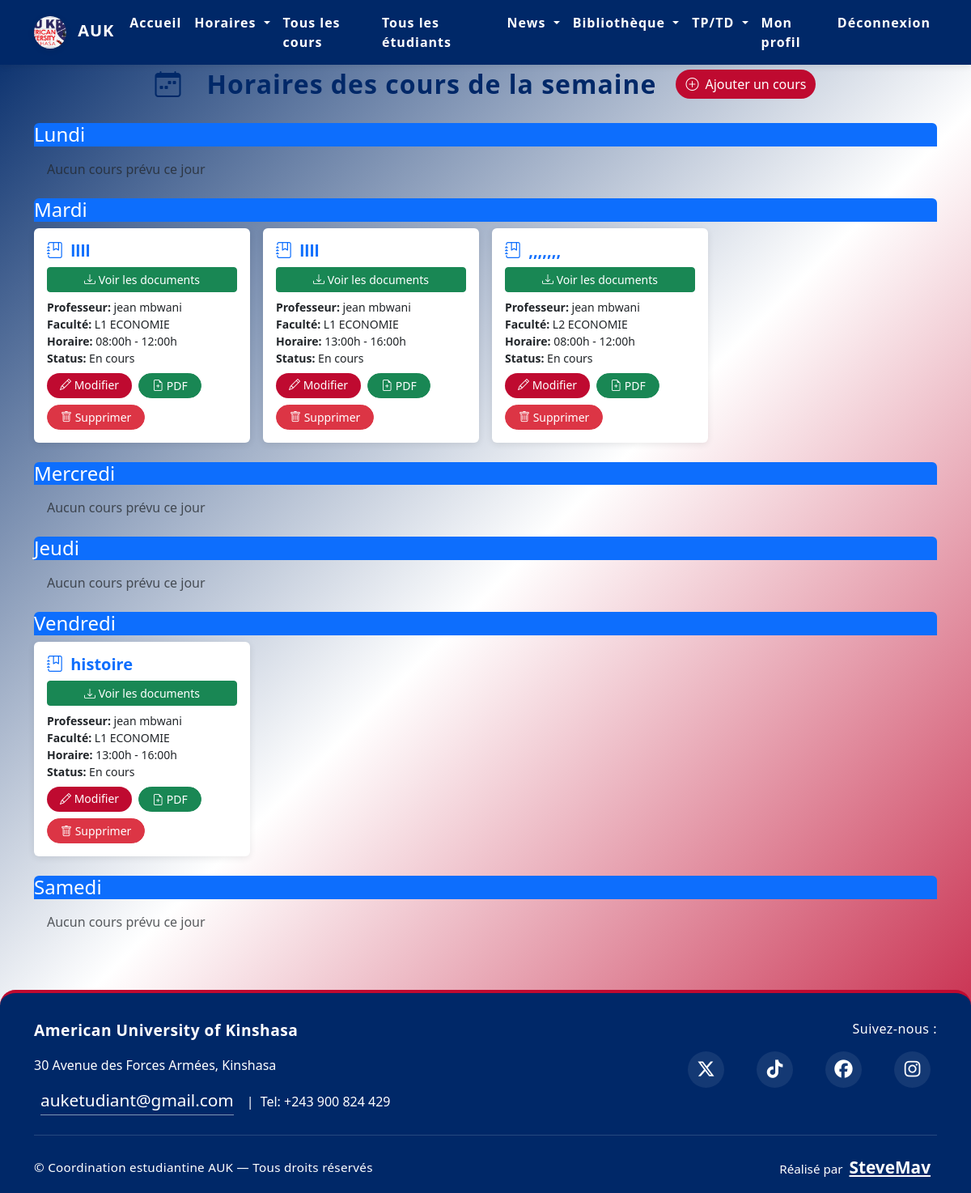
The app's page /schedule/ (signed in) with its own data.
### schedule/models.py (models this page shows, shortened)
class Course(models.Model):
    name = models.CharField(max_length=255)
    professor = models.CharField(max_length=255)
    total_hours = models.IntegerField(null=True, blank=True)
    faculty = models.ForeignKey(Faculty, on_delete=models.CASCADE)
    finished = models.BooleanField(default=False)

class Faculty(models.Model):
    name = models.CharField(max_length=255)
    level = models.CharField(max_length=255, null=True, blank=True)
    head_of_faculty = models.CharField(max_length=255, null=True, blank=True)

class CourseSchedule(models.Model):
    course = models.ForeignKey(Course, on_delete=models.CASCADE)
    day_of_week = models.CharField(max_length=10, choices=[
        ('Lundi', 'Lundi'), ('Mardi', 'Mardi'), ('Mercredi', 'Mercredi'),
        ('Jeudi', 'Jeudi'), ('Vendredi', 'Vendredi'), ('Samedi', 'Samedi'),
        ('Dimanche', 'Dimanche')
    ])
    start_time = models.TimeField()
    end_time = models.TimeField()

### schedule/views.py (the view)
# urls.py: path('', views.course_list, name='course_list'),
@login_required
def course_list(request):
    day_translation = {
        'Lundi': 'Lundi',
        'Mardi': 'Mardi',
        'Mercredi': 'Mercredi',
        'Jeudi': 'Jeudi',
        'Vendredi': 'Vendredi',
        'Samedi': 'Samedi',
    }
    days_of_week = ['Lundi', 'Mardi', 'Mercredi', 'Jeudi', 'Vendredi', 'Samedi']
    if request.user.is_superuser:
        courses = Course.objects.prefetch_related('courseschedule_set')
    elif not request.user.is_staff:
        courses = Course.objects.filter(faculty__userprofile__user=request.user).prefetch_related('courseschedule_set')
    else:
        cp_profile = CPProfile.objects.get(user=request.user)
        courses = Course.objects.filter(faculty=cp_profile.faculty).prefetch_related('courseschedule_set')
    courses_by_day = {day: [] for day in days_of_week}
    for course in courses:
        for schedule in course.courseschedule_set.all():
            french_day = day_translation.get(schedule.day_of_week)
            if french_day:
                courses_by_day[french_day].append({
                    'course': course,
                    'schedule': schedule
                })
    context = {
        'days_of_week': days_of_week,
        'courses_by_day': courses_by_day
    }
    return render(request, 'schedule/course_list.html', context)

### schedule/templatetags/schedule_tags.py (called while the page is built)
@register.filter
def get_item(dictionary, key):
    return dictionary.get(key, [])

### schedule/templates/schedule/course_list.html (shortened to what this page needs)
{% load static %}
{% load schedule_tags %}
<!DOCTYPE html>
<html lang="fr">
<head>
    <link href="https://cdn.jsdelivr.net/npm/bootstrap@5.3.0/dist/css/bootstrap.min.css" rel="stylesheet">
    <link href="https://cdn.jsdelivr.net/npm/bootstrap-icons@1.10.5/font/bootstrap-icons.css" rel="stylesheet">
    <link rel="stylesheet" href="{% static 'css/styles.css' %}">
</head>
<body style="min-height:100vh; background: linear-gradient(135deg, #002868 0%, #ffffff 50%, #bf0a30 100%); display: flex; flex-direction: column;">
{% include 'navbar.html' %}
<main style="flex:1 0 auto;">
<div class="container main-content">
    <div class="row justify-content-center align-items-center mb-4">
        <div class="col-auto">
            <i class="bi bi-calendar-week" style="font-size:2rem;color:#002868;margin-right:0.5rem;"></i>
        </div>
        <div class="col-auto">
            <h2 class="mb-0 fw-bold" style="color:#002868; letter-spacing:1px;">Horaires des cours de la semaine</h2>
        </div>
        {% if perms.schedule.add_course %}
            <div class="col-auto">
                <a href="{% url 'schedule:create_course' %}" class="btn btn-primary rounded-pill">
                    <i class="bi bi-plus-circle me-2"></i>Ajouter un cours
                </a>
            </div>
        {% endif %}
    </div>
    {% for day in days_of_week %}
        <div class="mb-4">
            <div class="card-header bg-primary text-white rounded-top mb-2">
                <h3 class="mb-0 fs-4">{{ day }}</h3>
            </div>
            {% if courses_by_day|get_item:day %}
                <div class="row g-3">
                    {% for item in courses_by_day|get_item:day %}
                    <div class="col-12 col-sm-6 col-md-4 col-lg-3 d-flex">
                        <div class="card flex-fill h-100 shadow-sm border-0">
                            <div class="card-body d-flex flex-column">
                                <h5 class="card-title fw-bold mb-2 text-primary">
    <i class="bi bi-journal-bookmark me-1"></i>
    {{ item.course.name }}
</h5>
<button type="button" class="btn btn-success btn-sm mb-2" data-bs-toggle="modal" data-bs-target="#modalCourseFiles{{ item.course.id }}">
    <i class="bi bi-download"></i> Voir les documents
</button>
                                <div class="card-text mb-2 small">
                                    <div><strong>Professeur:</strong> {{ item.course.professor }}</div>
                                    <div><strong>Faculté:</strong> {{ item.course.faculty.name }}</div>
                                    <div><strong>Horaire:</strong> {{ item.schedule.start_time|time:"H:i" }}h - {{ item.schedule.end_time|time:"H:i" }}h</div>
                                    <div><strong>Status:</strong> {{ item.course.finished|yesno:"Terminé,En cours" }}</div>
                                </div>
                                <div class="mt-auto d-flex flex-wrap gap-2">
                                    {% if perms.schedule.change_courseschedule %}
                                        <a href="{% url 'schedule:edit_schedule' item.schedule.id %}" class="btn btn-sm btn-primary rounded-pill px-3">
                                            <i class="bi bi-pencil"></i> Modifier
                                        </a>
                                        <button type="button" class="btn btn-sm btn-success rounded-pill px-3" data-bs-toggle="modal" data-bs-target="#modalCourseFiles{{ item.course.id }}">
                                            <i class="bi bi-file-earmark-plus"></i> PDF
                                        </button>
                                        <button type="button" class="btn btn-sm btn-danger rounded-pill px-3" data-bs-toggle="modal" data-bs-target="#deleteScheduleModal{{ item.schedule.id }}">
                                            <i class="bi bi-trash"></i> Supprimer
                                        </button>
                                    {% endif %}
                                </div>
                            </div>
                        </div>
                    </div>
                    {% endfor %}
                </div>
            {% else %}
                <p class="text-muted m-3">Aucun cours prévu ce jour</p>
            {% endif %}
        </div>
    {% endfor %}
</div>
</main>
{% include 'footer.html' %}
</body>
</html>

### main/templates/navbar.html (shortened to what this page needs)
{% load static %}
<nav class="navbar navbar-expand-lg navbar-dark shadow-sm" style="background:#002868;">
    <div class="container">
        <a class="navbar-brand" href="/">
            <img src="{% static 'img/logo-auk.png' %}" alt="AUK Logo" class="img-fluid rounded-circle shadow-sm" style="width: 40px; height: 40px; object-fit: cover; transition: transform 0.3s ease;">
            <span class="ms-2 fw-bold text-white" style="letter-spacing: 1px;">AUK</span>
        </a>
        <div class="collapse navbar-collapse" id="navbarNav">
            <ul class="navbar-nav ms-auto">
                <li class="nav-item"><a class="nav-link" href="/">Accueil</a></li>
                {% if perms.schedule.add_course or perms.schedule.add_exam %}
                <li class="nav-item dropdown">
                    <a class="nav-link dropdown-toggle" href="#" id="scheduleDropdown" role="button" data-bs-toggle="dropdown" aria-expanded="false">
                        Horaires
                    </a>
                </li>
                {% endif %}
                <li class="nav-item"><a class="nav-link" href="/schedule/course/">Tous les cours</a></li>
                {% if user.is_staff %}
                <li class="nav-item"><a class="nav-link" href="/all-students/">Tous les étudiants</a></li>
                {% endif %}
                {% if perms.event_news.add_news %}
                <li class="nav-item dropdown">
                    <a class="nav-link dropdown-toggle" href="#" id="newsDropdown" role="button" data-bs-toggle="dropdown" aria-expanded="false">
                        News
                    </a>
                </li>
                {% else %}
                <li class="nav-item"><a class="nav-link" href="/event_news/">News</a></li>
                {% endif %}
                {% if user.is_authenticated %}
                <li class="nav-item dropdown">
                    <a class="nav-link dropdown-toggle" href="#" id="libraryDropdown" role="button" data-bs-toggle="dropdown" aria-expanded="false">
                        Bibliothèque
                    </a>
                </li>
                {% if perms.schedule.add_work %}
                <li class="nav-item dropdown">
                    <a class="nav-link dropdown-toggle" href="#" id="workDropdown" role="button" data-bs-toggle="dropdown" aria-expanded="false">
                        TP/TD
                    </a>
                </li>
                {% else %}
                <li class="nav-item"><a class="nav-link" href="/schedule/works/">TP/TD</a></li>
                {% endif %}
                    <li class="nav-item"><a class="nav-link" href="/accounts/edit-profile/">Mon profil</a></li>
                    <li class="nav-item"><a class="nav-link" href="/accounts/logout/">Déconnexion</a></li>
                {% else %}
                    <li class="nav-item"><a class="nav-link" href="/accounts/login/">Connexion</a></li>
                    <li class="nav-item"><a class="nav-link" href="/accounts/register/">Inscription</a></li>
                {% endif %}
            </ul>
        </div>
    </div>
</nav>

### schedule/templates/schedule/course_file_modal.html (shortened to what this page needs)
{% load schedule_tags %}

### main/templates/footer.html (shortened to what this page needs)
<link rel="stylesheet" href="https://cdnjs.cloudflare.com/ajax/libs/font-awesome/6.5.0/css/all.min.css">
<footer class="footer footer-sticky" style="background:#002868;color:#fff;padding:2rem 0 1rem 0;text-align:center;margin-top:3rem;border-radius:1.2rem 1.2rem 0 0;font-size:1rem;">
    <div class="container">
        <div class="row justify-content-between mb-4">
            <div class="col-12 col-md-6 mb-4 mb-md-0">
                <div class="text-center text-md-start">
                    <strong class="d-block mb-3" style="font-size:1.2rem;letter-spacing:0.5px;">American University of Kinshasa</strong>
                    <div class="mb-3">30 Avenue des Forces Armées, Kinshasa</div>
                    <div class="d-flex flex-column flex-sm-row justify-content-center justify-content-md-start gap-2 align-items-center">
                        <a href="mailto:auketudiant@gmail.com" class="footer-link" style="color:#fff;text-decoration:underline;">auketudiant@gmail.com</a>
                        <span class="d-none d-sm-inline">|</span>
                        <span>Tel: +243 900 824 429</span>
                    </div>
                </div>
            </div>
            <div class="col-12 col-md-5 mb-3 mb-md-0">
                <div class="text-center text-md-end">
                    <div class="mb-3" style="font-weight:500;letter-spacing:0.5px;">Suivez-nous :</div>
                    <div class="d-flex justify-content-center justify-content-md-end gap-4">
                        <a href="https://x.com/aukofficiel01" target="_blank" class="social-icon" style="color:#fff;  text-decoration: none;">
                            <i class="fab fa-x-twitter" style="font-size:1.4rem;"></i>
                        </a>
                        <a href="https://www.tiktok.com/@aukofficiel01" target="_blank" class="social-icon" style="color:#fff;  text-decoration: none;">
                            <i class="fab fa-tiktok" style="font-size:1.4rem;"></i>
                        </a>
                        <a href="https://www.facebook.com/aukofficiel01" target="_blank" class="social-icon" style="color:#fff; text-decoration: none;">
                            <i class="fab fa-facebook" style="font-size:1.4rem;"></i>
                        </a>
                        <a href="https://www.instagram.com/aukofficiel01/" target="_blank" class="social-icon" style="color:#fff; text-decoration: none;">
                            <i class="fab fa-instagram" style="font-size:1.4rem;"></i>
                        </a>
                    </div>
                </div>
            </div>
        </div>
        <hr style="background:#fff;opacity:0.15;margin:0.5rem 0 1.5rem;">
        <div class="row justify-content-between align-items-center">
            <div class="col-12 col-md-7 text-center text-md-start mb-3 mb-md-0">
                <span style="font-size:0.95rem;letter-spacing:0.3px;">&copy; {{ now|date:'Y' }} Coordination estudiantine AUK &mdash; Tous droits réservés</span>
            </div>
            <div class="col-12 col-md-5 text-center text-md-end">
                <span style="font-size:0.95rem;">Réalisé par <a href="https://stevemav.github.io/portfolio/" target="_blank" style="color:#fff; text-decoration:underline;" class="ms-1"><strong>SteveMav</strong></a></span>
            </div>
        </div>
    </div>
</footer>

### static/css/styles.css (style rules this page uses)
body { background-color: rgba(243,243,265,0.97); min-height: 100vh; }
.navbar { background: #002868; }
.navbar-brand, .nav-link, .navbar-nav .nav-link.active { color: #fff !important; font-weight: 600; letter-spacing: 1px; }
.footer { background: #002868; color: #fff; padding: 2rem 0 1rem 0; margin-top: 3rem; border-top: 4px solid #bf0a30; border-radius: 1.2rem 1.2rem 0 0; font-size: 1.08rem; text-align: center; }
.footer a { color: #fff; margin: 0 .5rem; font-size: 1.3rem; text-decoration: underline; }
.btn-primary { background: #bf0a30; border: none; }
.shadow-sm { box-shadow: 0 2px 8px rgba(0,0,0,0.09) !important; }

### main/templates/footer.html (style rules this page uses)
.footer-link { transition: opacity 0.2s ease; }
@media (min-width: 768px) { .footer { padding: 2.5rem 0 1.2rem 0; font-size: 1rem; } }
@media (min-width: 768px) { .social-icon { transition: all 0.3s ease; display: inline-flex; justify-content: center; align-items: center; width: 45px; height: 45px; border-radius: 50%; background-color: rgba(255,255,255,0.08); margin: 0 5px; } }
@media (min-width: 768px) { .footer-link { position: relative; text-decoration: none !important; border-bottom: 1px solid rgba(255,255,255,0.5); padding-bottom: 2px; } }

### records on screen
Course: course.name "llll", course.professor "jean mbwani", course.faculty.name "L1 ECONOMIE", schedule.start_time "08:00", schedule.end_time "12:00", course.finished "En cours"
Course: course.name "llll", course.professor "jean mbwani", course.faculty.name "L1 ECONOMIE", schedule.start_time "13:00", schedule.end_time "16:00", course.finished "En cours"
Course: course.name ",,,,,,,", course.professor "jean mbwani", course.faculty.name "L2 ECONOMIE", schedule.start_time "08:00", schedule.end_time "12:00", course.finished "En cours"
Course: course.name "histoire", course.professor "jean mbwani", course.faculty.name "L1 ECONOMIE", schedule.start_time "13:00", schedule.end_time "16:00", course.finished "En cours"

### other values on screen
{{ day }} "Lundi" "Mardi" "Mercredi" "Jeudi" "Vendredi" "Samedi"
